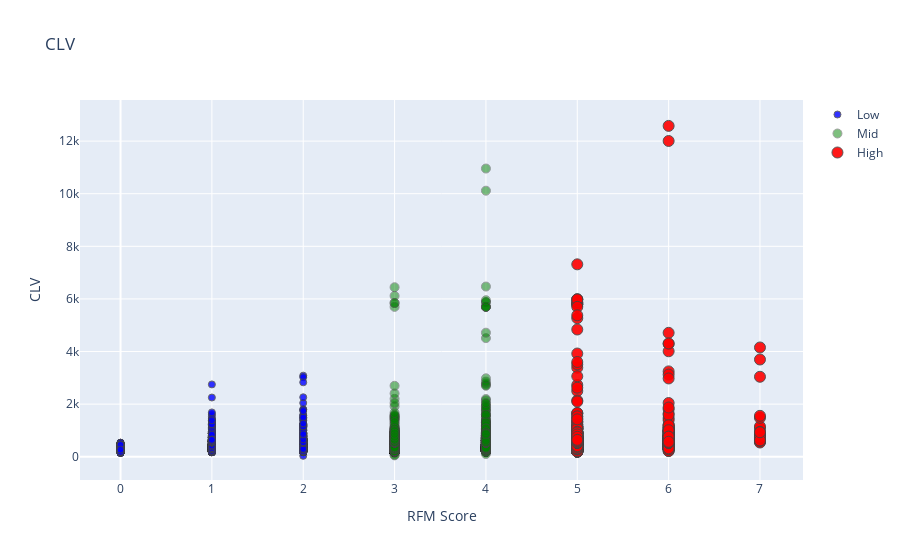

Notebook code for this chart:
### Code cell
plot_data = [
    go.Scatter(
        x=rfm2.query("Segment == 'Low-Value'")['OverallScore'],
        y=rfm2.query("Segment == 'Low-Value'")['CLV'],
        mode='markers',
        name='Low',
        marker= dict(size= 7,
            line= dict(width=1),
            color= 'blue',
            opacity= 0.8
           )
    ),
        go.Scatter(
        x=rfm2.query("Segment == 'Mid-Value'")['OverallScore'],
        y=rfm2.query("Segment == 'Mid-Value'")['CLV'],
        mode='markers',
        name='Mid',
        marker= dict(size= 9,
            line= dict(width=1),
            color= 'green',
            opacity= 0.5
           )
    ),
        go.Scatter(
        x=rfm2.query("Segment == 'High-Value'")['OverallScore'],
        y=rfm2.query("Segment == 'High-Value'")['CLV'],
        mode='markers',
        name='High',
        marker= dict(size= 11,
            line= dict(width=1),
            color= 'red',
            opacity= 0.9
           )
    ),
]

plot_layout = go.Layout(
        yaxis= {'title': "CLV"},
        xaxis= {'title': "RFM Score"},
        title='CLV'
    )
fig = go.Figure(data=plot_data, layout=plot_layout)
pyoff.iplot(fig)

### Figure 1 — Plotly figure (JSON) as saved in the notebook; plotly's stock layout.template omitted (floating-point values rounded to 4 significant figures; data arrays with more than 128 entries replaced by an {"elided": "..."} marker saying what was removed)
{"data": [{"marker": {"color": "blue", "line": {"width": 1}, "opacity": 0.8, "size": 7}, "mode": "markers", "name": "Low", "type": "scatter", "x": {"elided": "12584 int values"}, "y": {"elided": "12584 float values"}}, {"marker": {"color": "green", "line": {"width": 1}, "opacity": 0.5, "size": 9}, "mode": "markers", "name": "Mid", "type": "scatter", "x": {"elided": "8329 int values"}, "y": {"elided": "8329 float values"}}, {"marker": {"color": "red", "line": {"width": 1}, "opacity": 0.9, "size": 11}, "mode": "markers", "name": "High", "type": "scatter", "x": {"elided": "1109 int values"}, "y": {"elided": "1109 float values"}}], "layout": {"title": {"text": "CLV"}, "xaxis": {"title": {"text": "RFM Score"}}, "yaxis": {"title": {"text": "CLV"}}}}
